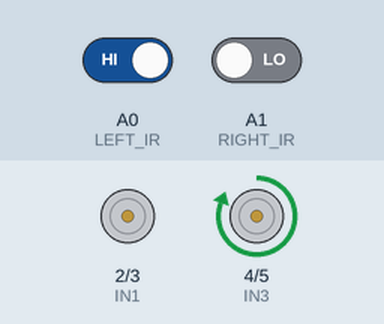
Simulated run of this sketch. Board: Arduino Uno, built with avr-gcc and run on an emulated ATmega328P. Shown: motor-driver pin pairs drawn as motors (green arrow = first pin HIGH = forward, orange = second pin HIGH = backward, longer = more drive). Inputs (shaded band) come from the test bench; at power-on: A0 (LEFT_IR) HIGH, A1 (RIGHT_IR) LOW.

Above: at 1.2 s.
1.3 s: A0 (LEFT_IR) driven LOW
At 2.5 s:
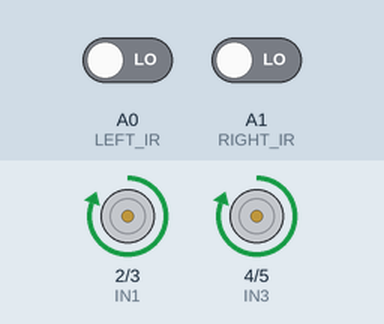
2.8 s: A1 (RIGHT_IR) driven HIGH
At 3.8 s:
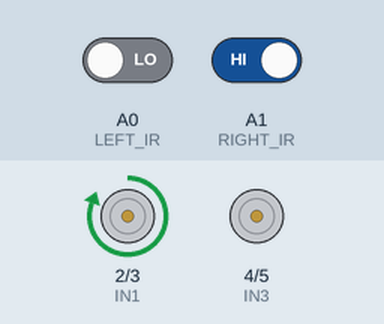
4.3 s: A0 (LEFT_IR) driven HIGH
At 5.0 s:
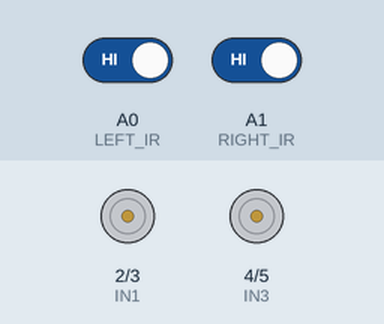
5.8 s: A1 (RIGHT_IR) driven LOW
At 6.1 s:
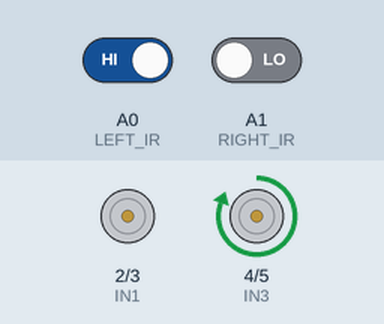
Timing chart, 0 to 8.3 s (numbered marks = the images above; inputs shaded):
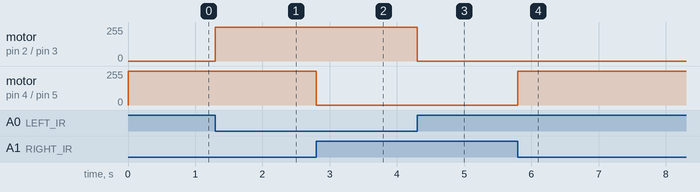

Measured:
- after the input at 1.3 s, motor on pin 2 (IN1) / pin 3 (IN2): stopped → forward 255/255 at once
- after the input at 2.8 s, motor on pin 4 (IN3) / pin 5 (IN4): forward 255/255 → stopped at once
- after the input at 4.3 s, motor on pin 2 (IN1) / pin 3 (IN2): forward 255/255 → stopped at once
- after the input at 5.8 s, motor on pin 4 (IN3) / pin 5 (IN4): stopped → forward 255/255 at once

The sketch:

code.ino
```cpp
// Motor Driver L298N Control Pins
const int IN1 = 2;
const int IN2 = 3;
const int IN3 = 4;
const int IN4 = 5;

// IR Sensor Inputs
const int LEFT_IR = A0;
const int RIGHT_IR = A1;

void setup() {
  // Set motor control pins as outputs
  pinMode(IN1, OUTPUT);
  pinMode(IN2, OUTPUT);
  pinMode(IN3, OUTPUT);
  pinMode(IN4, OUTPUT);

  // Set IR sensor pins as inputs
  pinMode(LEFT_IR, INPUT);
  pinMode(RIGHT_IR, INPUT);
}

void loop() {
  int leftVal = digitalRead(LEFT_IR);
  int rightVal = digitalRead(RIGHT_IR);

  // Both sensors on white background -> Move Forward
  if (leftVal == LOW && rightVal == LOW) {
    digitalWrite(IN1, HIGH);
    digitalWrite(IN2, LOW);
    digitalWrite(IN3, HIGH);
    digitalWrite(IN4, LOW);
  }
  // Left sensor hits black line -> Turn Left
  else if (leftVal == HIGH && rightVal == LOW) {
    digitalWrite(IN1, LOW);
    digitalWrite(IN2, LOW);
    digitalWrite(IN3, HIGH);
    digitalWrite(IN4, LOW);
  }
  // Right sensor hits black line -> Turn Right
  else if (leftVal == LOW && rightVal == HIGH) {
    digitalWrite(IN1, HIGH);
    digitalWrite(IN2, LOW);
    digitalWrite(IN3, LOW);
    digitalWrite(IN4, LOW);
  }
  // Both sensors hit black line / Off-track -> Stop
  else {
    digitalWrite(IN1, LOW);
    digitalWrite(IN2, LOW);
    digitalWrite(IN3, LOW);
    digitalWrite(IN4, LOW);
  }
}
```
